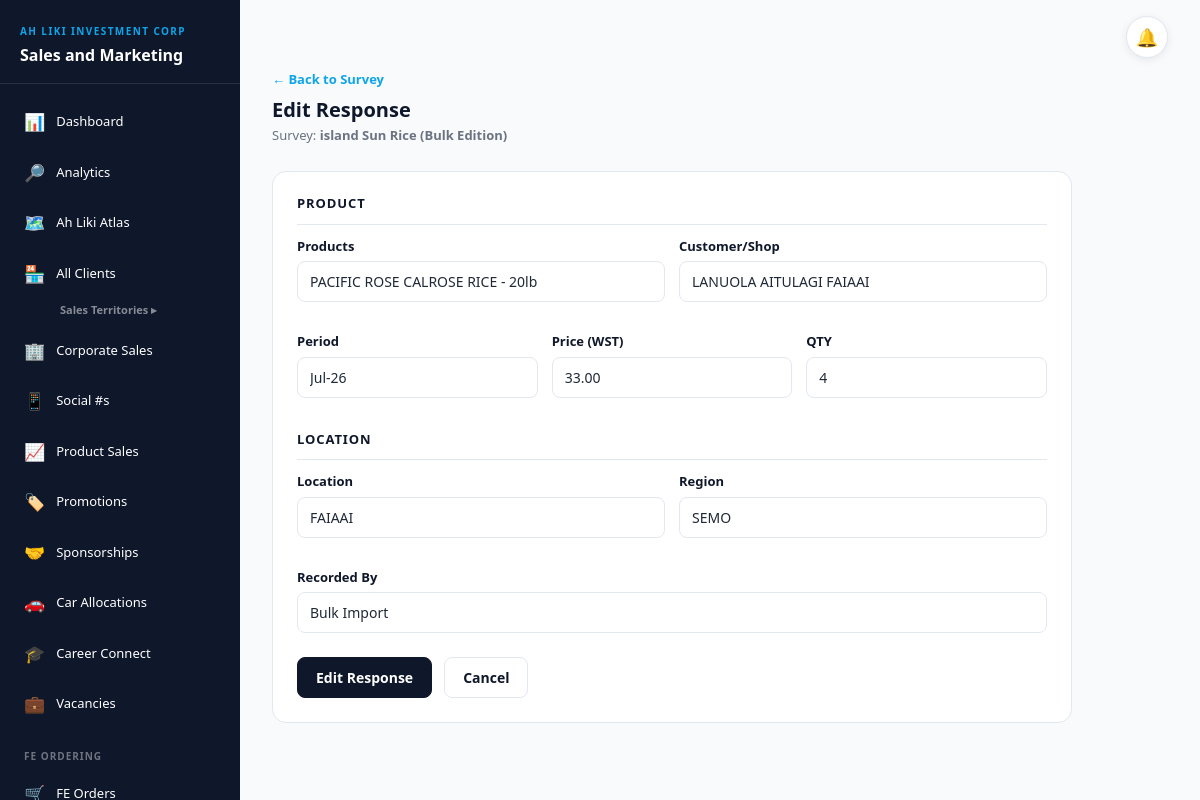
Screenshot of /survey-responses/2084/edit/ (signed in) with the database file from the repository.
### shops/models.py (models this page shows, shortened)
class Survey(models.Model):
    CATEGORY_CHOICES = [
        ('Product Performance', 'Product Performance'),
        ('Market Research', 'Market Research'),
        ('Regional Sales', 'Regional Sales'),
        ('Customer Feedback', 'Customer Feedback'),
        ('Competitor Analysis', 'Competitor Analysis'),
        ('Other', 'Other'),
    ]
    LOCATION_CHOICES = [
        ('UPOLU', 'Upolu'),
        ('SAVAII', 'Savaii'),
    ]
    REGION_CHOICES = [
        ('1', 'Region 1'),
        ('2', 'Region 2'),
        ('3', 'Region 3'),
        ('4', 'Region 4'),
    ]
    title       = models.CharField(max_length=255)
    category    = models.CharField(max_length=50, choices=CATEGORY_CHOICES, default='Product Performance')
    description = models.TextField(blank=True)
    location    = models.CharField(max_length=100, choices=LOCATION_CHOICES, blank=True)
    region      = models.CharField(max_length=50, choices=REGION_CHOICES, blank=True)
    period      = models.CharField(max_length=50, blank=True)  # e.g., "May-26", "Q2 2026"
    created_at  = models.DateTimeField(auto_now_add=True)
    updated_at  = models.DateTimeField(auto_now=True)
    created_by  = models.CharField(max_length=100, blank=True)
    class Meta:
        ordering = ['-created_at']

class SurveyResponse(models.Model):
    PRODUCT_FIELD_TYPES = [
        ('text', 'Text'),
        ('number', 'Number'),
        ('decimal', 'Decimal'),
        ('choice', 'Choice'),
        ('rating', 'Rating'),
    ]
    survey      = models.ForeignKey(Survey, on_delete=models.CASCADE, related_name='responses')
    product     = models.CharField(max_length=255, blank=True)
    customer    = models.CharField(max_length=200, blank=True)  # customer / shop
    period      = models.CharField(max_length=50, blank=True)   # e.g. "May-26", "Q2 2026"
    price       = models.DecimalField(max_digits=10, decimal_places=2, null=True, blank=True)
    quantity    = models.IntegerField(null=True, blank=True)
    location    = models.CharField(max_length=100, blank=True)
    region      = models.CharField(max_length=50, blank=True)
    recorded_at = models.DateTimeField(auto_now_add=True)
    recorded_by = models.CharField(max_length=100, default='Staff')
    class Meta:
        ordering = ['-recorded_at']

### shops/views.py (the view)
# urls.py: path('survey-responses/<int:response_id>/edit/',   views.edit_survey_response,   name='edit_survey_response'),
@login_required(login_url='login')
def edit_survey_response(request, response_id):
    from .forms import SurveyResponseForm
    response = get_object_or_404(SurveyResponse, id=response_id)
    survey = response.survey
    if request.method == 'POST':
        form = SurveyResponseForm(request.POST, instance=response)
        if form.is_valid():
            form.save()
            return redirect('survey_detail', survey_id=survey.id)
    else:
        form = SurveyResponseForm(instance=response)
    return render(request, 'shops/survey_response_form.html', {
        'form': form,
        'survey': survey,
        'response': response,
        'action': 'Edit'
    })

### shops/forms.py
class SurveyResponseForm(forms.ModelForm):
    class Meta:
        model = SurveyResponse
        fields = ['product', 'customer', 'period', 'price', 'quantity', 'location', 'region', 'recorded_by']
        widgets = {
            'product': forms.TextInput(attrs={'class': 'sms-input', 'placeholder': 'Product name'}),
            'customer': forms.TextInput(attrs={'class': 'sms-input', 'placeholder': 'Customer/Shop name'}),
            'period': forms.TextInput(attrs={'class': 'sms-input', 'placeholder': 'e.g. May-26'}),
            'location': forms.TextInput(attrs={'class': 'sms-input', 'placeholder': 'Location'}),
            'region': forms.TextInput(attrs={'class': 'sms-input', 'placeholder': 'Region'}),
            'price': forms.NumberInput(attrs={'class': 'sms-input', 'placeholder': 'Price (WST)', 'step': '0.01'}),
            'quantity': forms.NumberInput(attrs={'class': 'sms-input', 'placeholder': 'Quantity', 'min': '0'}),
            'recorded_by': forms.TextInput(attrs={'class': 'sms-input', 'placeholder': 'Your name'}),
        }

### fe_orders/access.py (called while the page is built)
def is_fe(user):
    return (user.is_authenticated and not user.is_superuser
            and user.groups.filter(name=FE_GROUP).exists())

def fe_context(request):
    return {'is_fe': getattr(request, 'is_fe', False)}

    def __call__(self, request):
        request.is_fe = is_fe(request.user)
        if request.is_fe and not self._allowed(request.path_info):
            return redirect('fe_home')
        return self.get_response(request)

### shops/access.py (called while the page is built)
def roles_of(user):
    if not user.is_authenticated:
        return set()
    if user.is_superuser:
        return {MANAGER}
    return set(user.groups.filter(name__in=ROLES).values_list('name', flat=True))

def finance_roles_of(user):
    if not user.is_authenticated or user.is_superuser:
        return set()
    return set(user.groups.filter(name__in=FINANCE_ROLES).values_list('name', flat=True))

def is_finance(user):
    return bool(finance_roles_of(user)) and not roles_of(user)

def is_hr(user):
    return (user.is_authenticated and not user.is_superuser and not roles_of(user) and not finance_roles_of(user)
            and user.groups.filter(name=HR_GROUP).exists())

def is_social(user):
    return (user.is_authenticated and not user.is_superuser and not roles_of(user) and not finance_roles_of(user)
            and user.groups.filter(name=SOCIAL_GROUP).exists() and not is_hr(user))

### shops/templates/shops/survey_response_form.html (shortened to what this page needs)
{% extends 'shops/base.html' %}
{% block content %}
<div style="margin-bottom:26px">
  <a href="{% url 'survey_detail' survey.id %}" style="color:var(--accent);text-decoration:none;font-size:13px;font-weight:600;margin-bottom:8px;display:inline-block">← Back to Survey</a>
  <h1 class="page-title">{{ action }} Response</h1>
  <p class="page-sub">Survey: <strong>{{ survey.title }}</strong></p>
</div>
<div class="sms-card" style="max-width:800px;padding:24px">
  <form method="POST">
    <h3 style="font-size:13px;font-weight:700;color:var(--primary);text-transform:uppercase;letter-spacing:.07em;margin:0 0 12px;padding-bottom:12px;border-bottom:1px solid var(--border)">Product</h3>
    <div style="display:grid;grid-template-columns:repeat(2,1fr);gap:14px;margin-bottom:16px">
      <div class="form-group">
        <label class="sms-label">Products</label>
        {{ form.product }}
      </div>
      <div class="form-group">
        <label class="sms-label">Customer/Shop</label>
        {{ form.customer }}
      </div>
    </div>
    <div style="display:grid;grid-template-columns:repeat(3,1fr);gap:14px;margin-bottom:16px">
      <div class="form-group">
        <label class="sms-label">Period</label>
        {{ form.period }}
      </div>
      <div class="form-group">
        <label class="sms-label">Price (WST)</label>
        {{ form.price }}
      </div>
      <div class="form-group">
        <label class="sms-label">QTY</label>
        {{ form.quantity }}
      </div>
    </div>
    <h3 style="font-size:13px;font-weight:700;color:var(--primary);text-transform:uppercase;letter-spacing:.07em;margin:20px 0 12px;padding-bottom:12px;border-bottom:1px solid var(--border)">Location</h3>
    <div style="display:grid;grid-template-columns:repeat(2,1fr);gap:14px;margin-bottom:16px">
      <div class="form-group">
        <label class="sms-label">Location</label>
        {{ form.location }}
      </div>
      <div class="form-group">
        <label class="sms-label">Region</label>
        {{ form.region }}
      </div>
    </div>
    <div class="form-group">
      <label class="sms-label">Recorded By</label>
      {{ form.recorded_by }}
    </div>
    <div style="display:flex;gap:12px;margin-top:24px">
      <button type="submit" class="btn-sms btn-primary-custom">{{ action }} Response</button>
      <a href="{% url 'survey_detail' survey.id %}" class="btn-sms btn-outline-custom">Cancel</a>
    </div>
  </form>
</div>
{% endblock %}

### shops/templates/shops/base.html (style rules this page uses)
:root { --primary: #0F172A; --primary2: #1E293B; --accent: #0EA5E9; --accent-light: #38BDF8; --surface: #F8FAFC; --card: #FFFFFF; --muted: #6B7280; --border: #E2E8F0; --success: #16A34A; --danger: #DC2626; --info: #2563EB; --text-primary: #0F172A; --text-secondary: #475569; }
* { box-sizing: border-box; }
body { font-family: 'Segoe UI', system-ui, sans-serif; background: var(--surface); min-height: 100vh; margin: 0; color: #1F2937; }
.btn-primary-custom { background: var(--primary); color: #fff; border: 1px solid var(--primary); }
.btn-outline-custom { background: transparent; color: var(--primary); border: 1px solid var(--border); }
.btn-sms { border-radius: 8px; padding: 9px 18px; font-size: 14px; font-weight: 600; cursor: pointer; display: inline-flex; align-items: center; gap: 6px; text-decoration: none; }
.sms-card { background: var(--card); border: 1px solid var(--border); border-radius: 14px; overflow: hidden; }
.sms-input { width:100%; padding:9px 12px; border:1px solid var(--border); border-radius:8px; font-size:14px; background:var(--card); color:#1F2937; outline:none; }
.sms-label { display:block; margin-bottom:5px; font-size:13px; font-weight:600; color:var(--primary); }
.form-group { margin-bottom:14px; }
.page-title { margin:0; color:var(--primary); font-size:20px; font-weight:700; }
.page-sub { margin:4px 0 0; color:var(--muted); font-size:13px; }

### shops/templates/shops/survey_response_form.html (style rules this page uses)
.sms-input { width: 100%; padding: 9px 12px; border: 1px solid var(--border); border-radius: 8px; font-size: 14px; background: var(--card); color: #1F2937; outline: none; }

### rows the page displays
Survey: title "island Sun Rice (Bulk Edition)"
SurveyResponse: product "PACIFIC ROSE CALROSE RICE - 20lb", customer "LANUOLA AITULAGI FAIAAI", period "Jul-26", price "33.00", quantity "4", location "FAIAAI", region "SEMO", recorded_by "Bulk Import"

### other values shown
{{ action }} "Edit"
